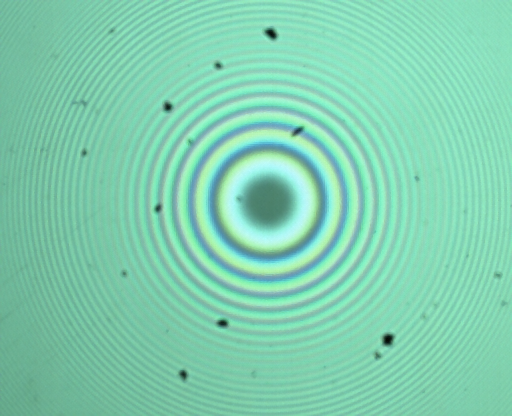
#> input picture others/final/horizontal_line_referencing/vertical_reference1/vertical_reference1__C001H001S0001000001.tif, 512 x 416 px; its folder holds only this picture in this run
$ python '3. centered_image.py'
#> lines starting #> are read from the running program, lines starting #| are printed output that depends on the picture; after the words box and inside, x2 and y2 are one past the last pixel; in counts of white or black regions, pixels touching at a corner belong together
### others/final/rgb_normalization/FUNC_.py
from matplotlib import pyplot as plt
import numpy as np
import os
import glob
import cv2
import sys
from scipy import stats

################################################################################

# [25 lines left out: functions average_profile, image_profile, not called in this run]

################################################################################

################################################################################

def rgb2gray(rgb):
    return np.dot(rgb[...,:3], [0.2989, 0.5870, 0.1140])

################################################################################

################################################################################

# [95 lines left out: functions srgbtoxyz, RGBnorm2RGBprime, XYZnormtolab, sRGBtoLab, not called in this run]

################################################################################

################################################################################

def find_center(img, threshold):
    gray = rgb2gray(img)
    binary = gray > threshold

    plt.subplot(1,2,1)
    plt.imshow(gray, cmap=plt.get_cmap('gray'))

    plt.subplot(1,2,2)
    plt.imshow(binary, cmap=plt.get_cmap('gray'))

    plt.show()

    return None

################################################################################

################################################################################

# [17 lines left out: function generate_axisymmetric, not called in this run]

################################################################################

### others/final/rgb_normalization/3. centered_image.py
from matplotlib import pyplot as plt
import os
from skimage import io
from FUNC_ import rgb2gray
from FUNC_ import find_center
import numpy as np

f_centered_image = r'/media/devici/328C773C8C76F9A5/color_interferometry/bottom_view/20191023/exp2/vertical_reference1'
os.chdir(f_centered_image)

rgb_centered_image = io.imread('vertical_reference1__C001H001S0001000001.tif')
#> rgb_centered_image is the input picture: shape (416, 512, 3) uint16; mean R, G, B 23383.9, 36514.9, 31306.8
rgb_centered_image_array = (rgb_centered_image/((2**8)-1)).astype('uint8')
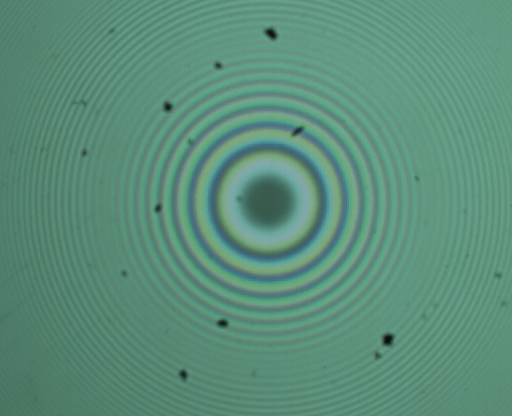
#> rgb_centered_image_array: shape (416, 512, 3); mean R, G, B 91.2, 142.7, 122.3

x_centered_image  = np.shape(rgb_centered_image)[0]
#> x_centered_image = 416
y_centered_image  = np.shape(rgb_centered_image)[1]
#> y_centered_image = 512
ch_centered_image = np.shape(rgb_centered_image)[2]
#> ch_centered_image = 3

threshold = 75
find_center(rgb_centered_image_array,threshold)
#> in rgb2gray, `return np.dot(rgb[...,:3], [0.2989, 0.5870, 0.1140])`:
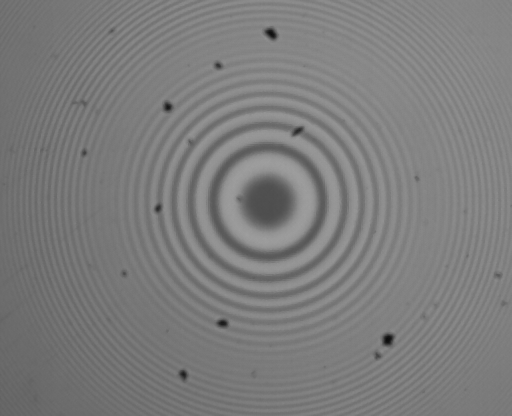
#> returned value: shape (416, 512) float64; min 10.86, max 159.6, mean 125
#> in find_center, `binary = gray > threshold`:
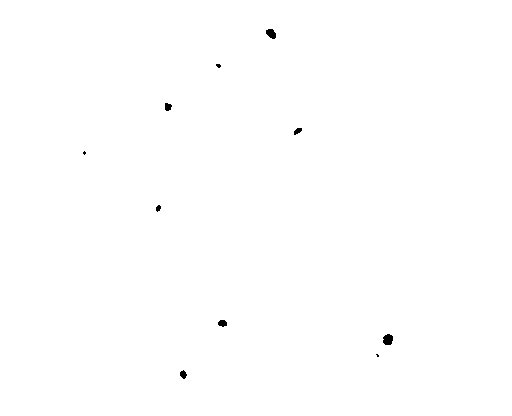
#> binary: shape (416, 512) bool; 99.8% white; 10 black regions (3 under 20 px), largest, box (x1, y1, x2, y2) and area: (383, 334, 393, 345) 90, (266, 29, 276, 39) 73, (218, 320, 227, 327) 49
#> in find_center, `plt.show()`:
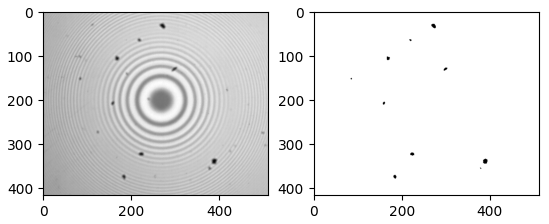
#> figure drawn by matplotlib, 2 panels

xc = round((222+314)/2)
yc = round((207+300)/2)

# xc = 274
# yc = 264

pixel_numbers = round(min(xc, yc, x_centered_image-1-xc, y_centered_image-1-yc))
#> pixel_numbers = 147
center_coordinates = [xc, yc, pixel_numbers]
#> center_coordinates = [268, 254, 147]

np.savetxt('center_coordinates.txt',center_coordinates,fmt='%d')
